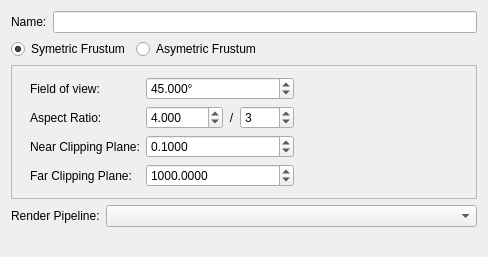
<ui version="4.0" >
 <class>QCameraNodePage</class>
 <widget class="QWidget" name="QCameraNodePage" >
  <property name="geometry" >
   <rect>
    <x>0</x>
    <y>0</y>
    <width>484</width>
    <height>257</height>
   </rect>
  </property>
  <property name="windowTitle" >
   <string>Form</string>
  </property>
  <layout class="QVBoxLayout" >
   <item>
    <layout class="QHBoxLayout" >
     <item>
      <widget class="QLabel" name="label" >
       <property name="text" >
        <string>Name:</string>
       </property>
      </widget>
     </item>
     <item>
      <widget class="QLineEdit" name="m_name" />
     </item>
    </layout>
   </item>
   <item>
    <layout class="QHBoxLayout" >
     <item>
      <widget class="QRadioButton" name="m_symFrustum" >
       <property name="text" >
        <string>Symetric Frustum</string>
       </property>
       <property name="checked" >
        <bool>true</bool>
       </property>
      </widget>
     </item>
     <item>
      <widget class="QRadioButton" name="m_asymFrustum" >
       <property name="text" >
        <string>Asymetric Frustum</string>
       </property>
      </widget>
     </item>
     <item>
      <spacer>
       <property name="orientation" >
        <enum>Qt::Horizontal</enum>
       </property>
       <property name="sizeHint" >
        <size>
         <width>40</width>
         <height>20</height>
        </size>
       </property>
      </spacer>
     </item>
    </layout>
   </item>
   <item>
    <widget class="QFrame" name="frame" >
     <property name="frameShape" >
      <enum>QFrame::StyledPanel</enum>
     </property>
     <property name="frameShadow" >
      <enum>QFrame::Sunken</enum>
     </property>
     <layout class="QVBoxLayout" >
      <property name="spacing" >
       <number>2</number>
      </property>
      <property name="topMargin" >
       <number>2</number>
      </property>
      <property name="rightMargin" >
       <number>2</number>
      </property>
      <property name="bottomMargin" >
       <number>2</number>
      </property>
      <item>
       <widget class="QStackedWidget" name="m_stackedWidget" >
        <property name="currentIndex" >
         <number>0</number>
        </property>
        <widget class="QWidget" name="m_symPage" >
         <layout class="QGridLayout" >
          <item row="0" column="0" >
           <widget class="QLabel" name="label_2" >
            <property name="text" >
             <string>Field of view:</string>
            </property>
           </widget>
          </item>
          <item row="0" column="1" >
           <widget class="QDoubleSpinBox" name="m_fov" >
            <property name="suffix" >
             <string>°</string>
            </property>
            <property name="decimals" >
             <number>3</number>
            </property>
            <property name="maximum" >
             <double>359.999000000000024</double>
            </property>
            <property name="value" >
             <double>45.000000000000000</double>
            </property>
           </widget>
          </item>
          <item row="0" column="2" >
           <spacer>
            <property name="orientation" >
             <enum>Qt::Horizontal</enum>
            </property>
            <property name="sizeHint" >
             <size>
              <width>40</width>
              <height>20</height>
             </size>
            </property>
           </spacer>
          </item>
          <item row="1" column="0" >
           <widget class="QLabel" name="label_3" >
            <property name="text" >
             <string>Aspect Ratio:</string>
            </property>
           </widget>
          </item>
          <item row="1" column="1" >
           <layout class="QHBoxLayout" >
            <item>
             <widget class="QDoubleSpinBox" name="m_aspQuo" >
              <property name="decimals" >
               <number>3</number>
              </property>
              <property name="maximum" >
               <double>1000.000000000000000</double>
              </property>
              <property name="value" >
               <double>4.000000000000000</double>
              </property>
             </widget>
            </item>
            <item>
             <widget class="QLabel" name="label_6" >
              <property name="text" >
               <string>/</string>
              </property>
              <property name="alignment" >
               <set>Qt::AlignCenter</set>
              </property>
             </widget>
            </item>
            <item>
             <widget class="QSpinBox" name="m_aspDiv" >
              <property name="minimum" >
               <number>1</number>
              </property>
              <property name="maximum" >
               <number>1000</number>
              </property>
              <property name="value" >
               <number>3</number>
              </property>
             </widget>
            </item>
           </layout>
          </item>
          <item row="1" column="2" >
           <spacer>
            <property name="orientation" >
             <enum>Qt::Horizontal</enum>
            </property>
            <property name="sizeHint" >
             <size>
              <width>40</width>
              <height>20</height>
             </size>
            </property>
           </spacer>
          </item>
          <item row="2" column="0" >
           <widget class="QLabel" name="label_4" >
            <property name="text" >
             <string>Near Clipping Plane:</string>
            </property>
           </widget>
          </item>
          <item row="2" column="1" >
           <widget class="QDoubleSpinBox" name="m_symNearClipping" >
            <property name="decimals" >
             <number>4</number>
            </property>
            <property name="minimum" >
             <double>0.000100000000000</double>
            </property>
            <property name="maximum" >
             <double>100000.000000000000000</double>
            </property>
            <property name="value" >
             <double>0.100000000000000</double>
            </property>
           </widget>
          </item>
          <item row="2" column="2" >
           <spacer>
            <property name="orientation" >
             <enum>Qt::Horizontal</enum>
            </property>
            <property name="sizeHint" >
             <size>
              <width>40</width>
              <height>20</height>
             </size>
            </property>
           </spacer>
          </item>
          <item row="3" column="0" >
           <widget class="QLabel" name="label_5" >
            <property name="text" >
             <string>Far Clipping Plane:</string>
            </property>
           </widget>
          </item>
          <item row="3" column="1" >
           <widget class="QDoubleSpinBox" name="m_symFarClipping" >
            <property name="decimals" >
             <number>4</number>
            </property>
            <property name="minimum" >
             <double>0.000100000000000</double>
            </property>
            <property name="maximum" >
             <double>1000000.000000000000000</double>
            </property>
            <property name="value" >
             <double>1000.000000000000000</double>
            </property>
           </widget>
          </item>
          <item row="3" column="2" >
           <spacer>
            <property name="orientation" >
             <enum>Qt::Horizontal</enum>
            </property>
            <property name="sizeHint" >
             <size>
              <width>40</width>
              <height>20</height>
             </size>
            </property>
           </spacer>
          </item>
         </layout>
        </widget>
        <widget class="QWidget" name="m_asymPage" >
         <layout class="QGridLayout" >
          <item row="0" column="0" >
           <widget class="QLabel" name="label_7" >
            <property name="text" >
             <string>Left Plane:</string>
            </property>
           </widget>
          </item>
          <item row="0" column="1" >
           <widget class="QLineEdit" name="m_leftPlane" >
            <property name="text" >
             <string>-0.055228457</string>
            </property>
           </widget>
          </item>
          <item row="0" column="2" >
           <widget class="QLabel" name="label_8" >
            <property name="text" >
             <string>Right Plane:</string>
            </property>
           </widget>
          </item>
          <item row="0" column="3" >
           <widget class="QLineEdit" name="m_rightPlane" >
            <property name="text" >
             <string>0.055228457</string>
            </property>
           </widget>
          </item>
          <item row="1" column="0" >
           <widget class="QLabel" name="label_10" >
            <property name="text" >
             <string>Bottom Plane:</string>
            </property>
           </widget>
          </item>
          <item row="1" column="1" >
           <widget class="QLineEdit" name="m_bottomPlane" >
            <property name="text" >
             <string>-0.041421354</string>
            </property>
           </widget>
          </item>
          <item row="1" column="2" >
           <widget class="QLabel" name="label_9" >
            <property name="text" >
             <string>Top Plane:</string>
            </property>
           </widget>
          </item>
          <item row="1" column="3" >
           <widget class="QLineEdit" name="m_topPlane" >
            <property name="text" >
             <string>0.041421354</string>
            </property>
           </widget>
          </item>
          <item row="2" column="0" >
           <widget class="QLabel" name="label_11" >
            <property name="text" >
             <string>Near Clipping Plane:</string>
            </property>
           </widget>
          </item>
          <item row="2" column="1" >
           <widget class="QDoubleSpinBox" name="m_asymNearClipping" >
            <property name="decimals" >
             <number>4</number>
            </property>
            <property name="minimum" >
             <double>0.000100000000000</double>
            </property>
            <property name="maximum" >
             <double>100000.000000000000000</double>
            </property>
            <property name="value" >
             <double>0.100000000000000</double>
            </property>
           </widget>
          </item>
          <item row="2" column="2" >
           <widget class="QLabel" name="label_12" >
            <property name="text" >
             <string>Far Clipping Plane:</string>
            </property>
           </widget>
          </item>
          <item row="2" column="3" >
           <widget class="QDoubleSpinBox" name="m_asymFarClipping" >
            <property name="decimals" >
             <number>4</number>
            </property>
            <property name="minimum" >
             <double>0.000100000000000</double>
            </property>
            <property name="maximum" >
             <double>100000.000000000000000</double>
            </property>
            <property name="value" >
             <double>0.100000000000000</double>
            </property>
           </widget>
          </item>
          <item row="3" column="0" colspan="4" >
           <layout class="QHBoxLayout" >
            <item>
             <spacer>
              <property name="orientation" >
               <enum>Qt::Horizontal</enum>
              </property>
              <property name="sizeHint" >
               <size>
                <width>141</width>
                <height>20</height>
               </size>
              </property>
             </spacer>
            </item>
            <item>
             <widget class="QToolButton" name="m_importButton" >
              <property name="text" >
               <string>Import</string>
              </property>
             </widget>
            </item>
            <item>
             <spacer>
              <property name="orientation" >
               <enum>Qt::Horizontal</enum>
              </property>
              <property name="sizeHint" >
               <size>
                <width>151</width>
                <height>20</height>
               </size>
              </property>
             </spacer>
            </item>
           </layout>
          </item>
         </layout>
        </widget>
       </widget>
      </item>
     </layout>
    </widget>
   </item>
   <item>
    <layout class="QHBoxLayout" >
     <item>
      <widget class="QLabel" name="label_13" >
       <property name="sizePolicy" >
        <sizepolicy vsizetype="Preferred" hsizetype="Fixed" >
         <horstretch>0</horstretch>
         <verstretch>0</verstretch>
        </sizepolicy>
       </property>
       <property name="text" >
        <string>Render Pipeline:</string>
       </property>
      </widget>
     </item>
     <item>
      <widget class="PipelineComboBox" name="m_pipeline" />
     </item>
    </layout>
   </item>
   <item>
    <spacer>
     <property name="orientation" >
      <enum>Qt::Vertical</enum>
     </property>
     <property name="sizeHint" >
      <size>
       <width>466</width>
       <height>20</height>
      </size>
     </property>
    </spacer>
   </item>
  </layout>
 </widget>
 <customwidgets>
  <customwidget>
   <class>PipelineComboBox</class>
   <extends>QComboBox</extends>
   <header>PipelineComboBox.h</header>
  </customwidget>
 </customwidgets>
 <resources/>
 <connections/>
</ui>
